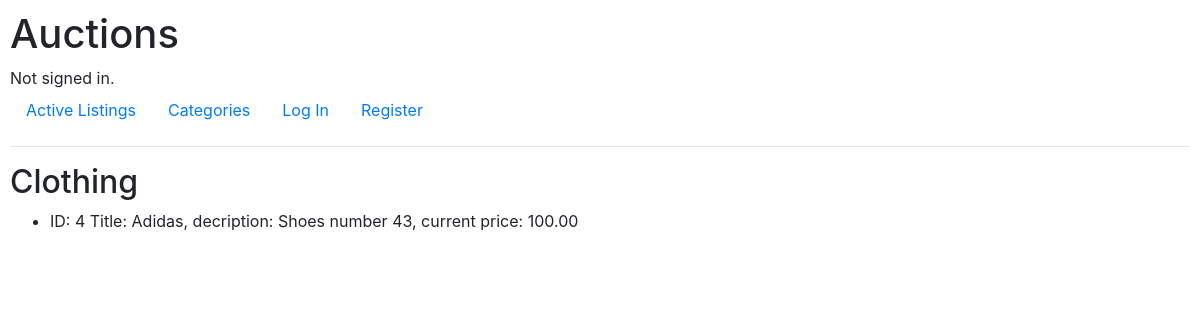
The page //category/Clothing on the database its author committed.
### auctions/models.py (models this page shows, shortened)
class AuctionListing(models.Model):
    categories = [
    ("Clothing","Clothing"),
    ("Car","Car"),
    ("RTV","RTV"),
    ("AGD","AGD"),
    ("Toy","Toy"),
    ("Home","Home")
    ]
    title = models.CharField(max_length=64)
    category = models.CharField(max_length=10, blank=True, choices=categories)
    description = models.CharField(max_length=512)
    starting_bid = models.DecimalField(max_digits=10, decimal_places=2)
    current_price = models.DecimalField(max_digits=10, decimal_places=2, null=True, blank=True)
    image = models.CharField(max_length=10240,default="https://encrypted-tbn0.gstatic.com/images?q=tbn:ANd9GcRqEWgS0uxxEYJ0PsOb2OgwyWvC0Gjp8NUdPw&usqp=CAU",blank=True,null=True)
    def __str__(self):
        return f"ID: {self.id} Title: {self.title}, decription: {self.description}, current price: {self.current_price}"

### auctions/views.py (the view)
# urls.py: path("/category/<str:category_listing>", views.category_listing, name="category_listing"),
def category_listing(request, category_listing):
    list_of_objects = AuctionListing.objects.filter(category=category_listing)
    return render(request, "auctions/category_listing.html",{
        "category_listing": category_listing,
        "list": list_of_objects
    })

### auctions/templates/auctions/category_listing.html
{% extends "auctions/layout.html" %}
{% block body %}
    <h2>{{category_listing}}</h2>
    <ul>
    {% for object in list %}
        <li>{{object}}</li>
    {% endfor %}
    </ul>
{% endblock %}

### auctions/static/auctions/styles.css (style rules this page uses)
body { padding: 10px; }

### rows shown on the page
AuctionListing: category "Clothing", id+title+description "ID: 4 Title: Adidas, decription: Shoes number 43, current price: 100.00"
